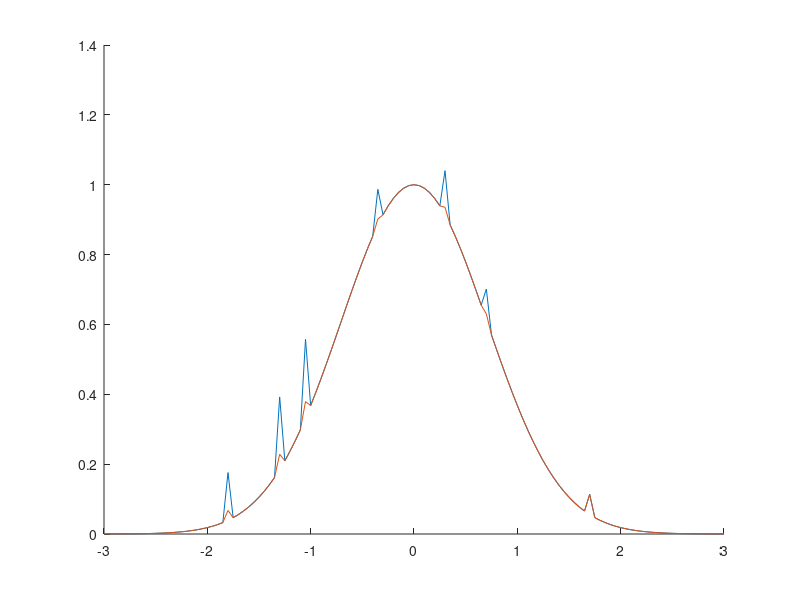
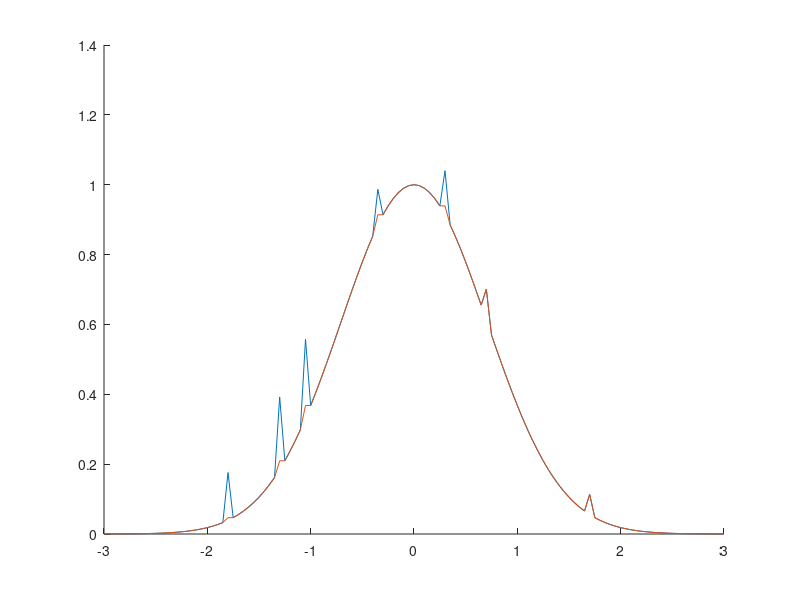

The MATLAB source for these figures, in order:
function lab8()
    F = 3;
    dt = 0.05;
    x = -F:dt:F;
    yx = mygaussignal(x);
    uxbase = mygaussignal(x);
    ux = mygaussignal(x);
    N = length(yx);

    a = 0.25;
    epsv = 0.05;

    px = a .* rand(1, 7);

    pos = [25, 35, 40, 54, 67, 75, 95];
    pxx = length(pos);

    for i = 1:1:pxx
        ux(pos(i)) = ux(pos(i)) + px(i);
        uxbase(pos(i)) = uxbase(pos(i)) + px(i);
    end

    for i = 1:1:N
        smthm = mean(ux, i);

        if (abs(ux(i) - smthm) > epsv)
            ux(i) = smthm;
        end

    end

    figure
    hold on;
    plot(x, uxbase);
    plot(x, ux);
    hold off;

    uxbase = mygaussignal(x);
    ux = mygaussignal(x);

    for i = 1:1:pxx
        ux(pos(i)) = ux(pos(i)) + px(i);
        uxbase(pos(i)) = uxbase(pos(i)) + px(i);
    end

    for i = 1:1:N
        smthm = med(uxbase, i);

        if (abs(ux(i) - smthm) > epsv)
            ux(i) = smthm;
        end

    end

    figure
    hold on;
    plot(x, uxbase);
    plot(x, ux);
    hold off;
end

function y = mean(ux, i)
    r = 0;
    imin = i - 2;
    imax = i + 2;

    for j = imin:1:imax

        if (j > 0 && j < (length(ux) + 1))
            r = r + ux(j);
        end

    end

    r = r / 5;
    y = r;
end

function y = mygaussignal(x)
    a = 1;
    sigma = 1;
    y = a * exp(-x.^2 / sigma^2);
end

function y = med(ux, i)
    imin = i - 1;
    imax = i + 1;
    ir = 0;

    if (imin < 1)
        ir = ux(imax);
    else

        if (imax > length(ux))
            ir = ux(imin);
        else

            if (ux(imax) > ux(imin))
                ir = ux(imin);
            else
                ir = ux(imax);
            end

        end

    end
    
    if (imin < 1)
        imin = 1
    end
    if (imax > length(ux))
        imax = length(ux)
    end
    ir = median(ux(imin:imax))

    y = ir;
end
